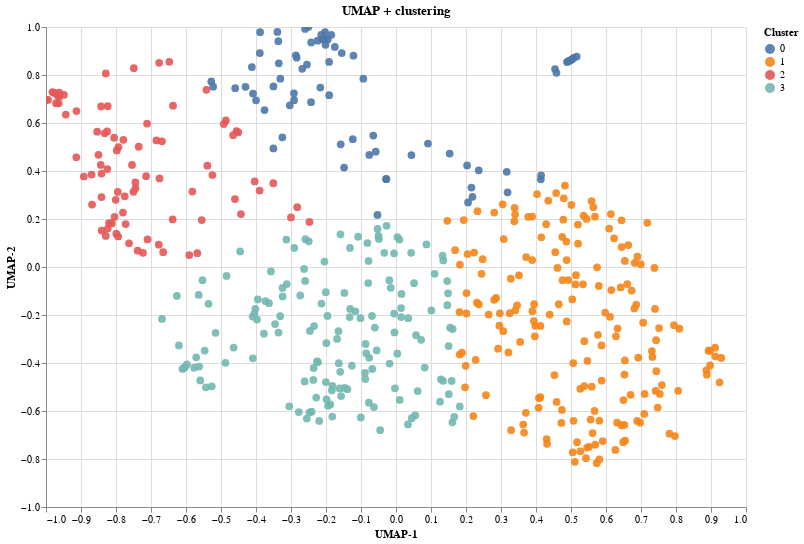

The code cell stored with this chart in its notebook:
### Code cell
import umap
import numpy as np
import pandas as pd
import altair as alt

try:
    import hdbscan
    HDBSCAN_AVAILABLE = True
except Exception:
    HDBSCAN_AVAILABLE = False

from sklearn.preprocessing import StandardScaler
from sklearn.cluster import KMeans

import umap

# ----- 2) Scale + UMAP
X_scaled = StandardScaler().fit_transform(document_vectors)
reducer = umap.UMAP(
    n_components=2,
    n_neighbors=15,       # raise for broader structure, lower for local detail
    min_dist=0.05,        # smaller -> tighter clusters in 2D
    metric='euclidean',
    random_state=None, n_jobs=-1  #42
)


emb = reducer.fit_transform(X_scaled)   # shape (n, 2)

# Recentre et met à l’échelle les coordonnées
emb_centered = emb - emb.mean(axis=0)
emb_scaled = emb_centered / np.abs(emb_centered).max(axis=0)


# ----- 3) Cluster on the UMAP embedding
if HDBSCAN_AVAILABLE:
    clusterer = hdbscan.HDBSCAN(
        min_cluster_size=25,   # tune: ↑ for bigger, fewer clusters; ↓ for smaller, more clusters
        min_samples=None,      # None -> equals min_cluster_size by default
        metric='euclidean',
        cluster_selection_epsilon=0.0
    ).fit(emb)
    labels = clusterer.labels_            # -1 = noise
    probs  = clusterer.probabilities_     # cluster membership strength [0..1]
    label_names = np.where(labels==-1, "noise", labels.astype(str))
else:
    # Fallback: k-means
    k = 4
    km = KMeans(n_clusters=k, n_init="auto", random_state=42)
    labels = km.fit_predict(emb)
    probs  = np.ones_like(labels, dtype=float)  # no probability in k-means
    label_names = labels.astype(str)

# ----- 4) DataFrame for plotting
df = pd.DataFrame({
    "x": emb_scaled[:,0],
    "y": emb_scaled[:,1],
    "cluster": label_names,
    "strength": probs
})

# Optional: make noise points semi-transparent in HDBSCAN
opacity = alt.condition(
    alt.datum.cluster == "noise",
    alt.value(0.25),
    alt.value(0.9)
) if HDBSCAN_AVAILABLE else alt.value(0.9)

# ----- 5) Altair interactive scatter
chart = alt.Chart(df).mark_circle(size=60).encode(
    x=alt.X("x", title="UMAP-1"),
    y=alt.Y("y", title="UMAP-2"),
    color=alt.Color("cluster:N", title="Cluster"),
    opacity=opacity,
    tooltip=["cluster", alt.Tooltip("strength:Q", format=".2f"), "x", "y"]
).properties(
    width=700, height=480, title="UMAP + clustering"
).interactive()

chart

### Figure 1 — Vega-Lite specification as saved in the notebook (floating-point values rounded to 4 significant figures; data arrays with more than 128 entries replaced by an {"elided": "..."} marker saying what was removed)
{"config": {"view": {"continuousWidth": 300, "continuousHeight": 300}}, "data": {"name": "data-fedcf4c7026e439a61bfb5f772ae03ea"}, "mark": {"type": "circle", "size": 60}, "encoding": {"color": {"field": "cluster", "title": "Cluster", "type": "nominal"}, "opacity": {"value": 0.9}, "tooltip": [{"field": "cluster", "type": "nominal"}, {"field": "strength", "format": ".2f", "type": "quantitative"}, {"field": "x", "type": "quantitative"}, {"field": "y", "type": "quantitative"}], "x": {"field": "x", "title": "UMAP-1", "type": "quantitative"}, "y": {"field": "y", "title": "UMAP-2", "type": "quantitative"}}, "height": 480, "params": [{"name": "param_4", "select": {"type": "interval", "encodings": ["x", "y"]}, "bind": "scales"}], "title": "UMAP + clustering", "width": 700, "$schema": "https://vega.github.io/schema/vega-lite/v5.20.1.json", "datasets": {"data-fedcf4c7026e439a61bfb5f772ae03ea": {"elided": "493 records"}}}
